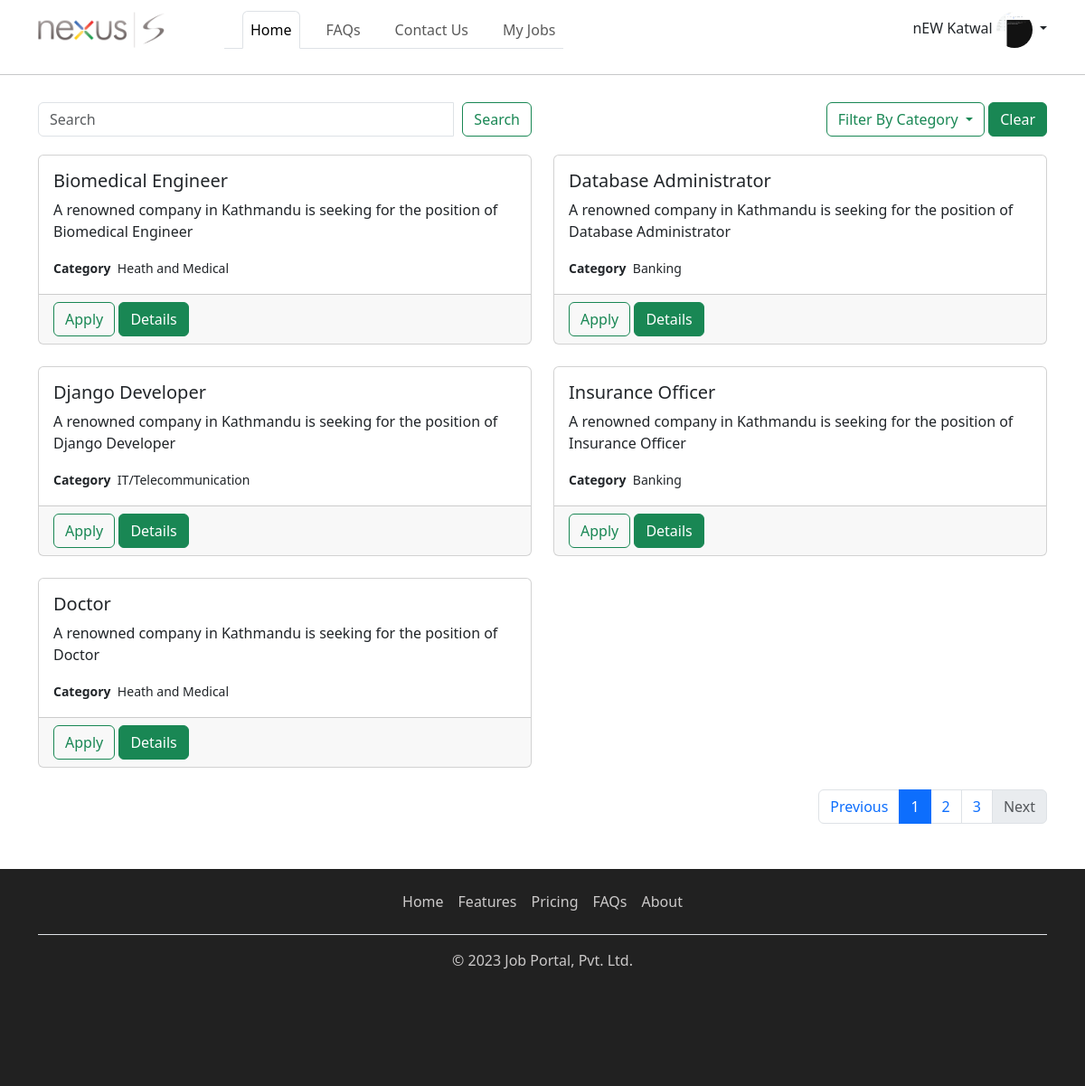
Page / (signed in) on the committed database.
### apps/account/models.py (models this page shows, shortened)
class User(AbstractUser):
    username = models.CharField(default=uuid.uuid4, max_length=100, blank=True, unique=True)
    email = models.EmailField(unique=True)
    middle_name=models.CharField(max_length=50, blank=True,null=True)
    account_activated = models.BooleanField(default=False)
    USERNAME_FIELD = "email"
    REQUIRED_FIELDS=["username"]

class UserProfile(BaseModel):
    user = models.OneToOneField(User, on_delete=models.CASCADE)
    profile_picture = models.FileField(null=True, blank=True, upload_to='profile_pictures')
    phone_number = models.CharField(max_length=14)
    address = models.CharField(max_length=50)
    about_me = models.TextField(max_length=1000)
    resume = models.FileField(null=True, blank=True, upload_to='resumes')

### apps/core/models.py (models this page shows, shortened)
class Job(BaseModel):
    title = models.CharField(max_length=50)
    description = models.CharField(max_length=100)
    category = models.ForeignKey(Category, on_delete=models.CASCADE, related_name="category_jobs")
    application_deadline = models.DateField()
    is_active = models.BooleanField(default=False)

class Category(BaseModel):
    title = models.CharField(max_length=50)
    class Meta:
        verbose_name_plural = "Categories"

### apps/core/views.py (the view)
# urls.py: path('', HomeView.as_view(), name='home'),
class HomeView(ListView):
    template_name = 'core/home.html'
    pagination_class = CustomPagination
    queryset = Job.objects.filter(is_active=True)
    def get_queryset(self):
        category=self.request.GET.get('category')
        search=self.request.GET.get("search")
        filter_dict={"is_active":True}
        exclude=dict()
        if self.request.user.is_authenticated:
            exclude.update(job_application__user=self.request.user)
        if category:
            filter_dict.update(category__uuid=category)
        if search:
            filter_dict.update(title__icontains=search)
        return Job.objects.filter(**filter_dict).exclude(**exclude).order_by('id') # ** makes dynamic filter
    def get_pagination(self):
        return self.pagination_class()
    def get_context_data(self, **kwargs):
        context = super().get_context_data(**kwargs)
        context['title'] = 'Home'
        pagination = self.get_pagination()
        qs = pagination.get_paginated_qs(view=self)
        nested_qs = pagination.get_nested_pagination(qs, nested_size=2)
        context['job_lists'] = nested_qs
        context['categories']=Category.objects.all()
        context['base_ur']=get_base_url(request=self.request)
        page_number,page_str=pagination.get_current_page(view=self)
        context[page_str]='active'
        context['next_page']=page_number+1
        context['prev_page']=page_number-1
        if page_number>= pagination.get_last_page(view=self):
            context['next']='disabled'
        if page_number<=1:
            context['previous']='disabled'
        context['home_active']='active'
        return context

### apps/commons/utils.py (called while the page is built)
def get_base_url(request):
    return "".join([f'{request.scheme}://',f'{request.get_host()}/'])

### apps/core/pagination.py (called while the page is built, shortened)
    def get_last_page(self, view):
        quotient = view.get_queryset().count() / self.limit
        if isinstance(quotient, float):
            last_page = int(quotient) + 1
        else:
            last_page = quotient
        return last_page

    def get_pagination_indexes(self, view):
        page_number = view.request.GET.get("page")
        return self.start, self.limit

    def get_paginated_qs(self, view):
        start, end = self.get_pagination_indexes(view)
        return view.get_queryset()[start: end]

    @staticmethod
    def get_current_page(view):
        page = view.request.GET.get('page')
        default_active = "one"
        return 1, default_active

    @staticmethod
    def get_nested_pagination(qs, nested_size): # [obj1, obj2, obj3, obj4]
        all_data = []
        each_data = list()
        for index, each in enumerate(qs, start=1):
            each_data.append(each)
            if index % nested_size == 0:
                all_data.append(each_data)
                each_data = list()
        if each_data:
            all_data.append(each_data)
        return all_data #  [[obj1, obj2], []]

### templates/core/home.html (shortened to what this page needs)
{% extends 'layouts/base_home.html' %}
{% block in_content %}
    <div class="row" style="margin-bottom: 20px">
        <div class="col-md-6">
            <form class="my-2 my-lg-0 input-group" method="get" action="#">
                <input name="search" class="form-control mr-sm-2" type="search" placeholder="Search"
                       aria-label="Search">
                <div class="input-group-append">
                    <button style="margin-left: 10px" class="btn btn-outline-success my-2 my-sm-0" type="submit">
                        Search
                    </button>
                </div>
            </form>
        </div>
        <div class="col-md-6">
            <div class="dropdown" style="float: right">
                <button class="btn btn-outline-success dropdown-toggle" type="button" id="dropdownMenuButton"
                        data-toggle="dropdown" aria-haspopup="true" aria-expanded="false">
                    Filter By Category
                </button>
                <a href="{% url 'home' %}" class="btn btn-success">Clear</a>
            </div>
        </div>
    </div>
    {% for jobs in job_lists %}
        <div class="row">
            {% for job in jobs %}
                <div class="col-sm-6">
                    <div class="card" style="min-height: 210px">
                        <div class="card-body">
                            <h5 class="card-title">{{ job.title}}</h5>
                            <p class="card-text">A renowned company in Kathmandu is seeking for the position
                                of {{ job.title }}</p>
                            <small class="card-text"><b>Category</b>&nbsp&nbsp{{ job.category.title }}</small><br>
                        </div>
                        <div class="card-footer text-muted">
                            {% if request.user.is_authenticated %}
                                <button type="button" class="btn btn-outline-success" data-toggle="modal"
                                        data-target="#JobConfirmation{{ job.id }}">
                                    Apply
                                </button>
                            {% else %}
                                <a href="#" onclick="login_required()" class="btn btn-outline-success">Apply</a>
                            {% endif %}
                            <a href="{% url 'job_detail' job.uuid %}" class="btn btn-success">Details</a>
                        </div>
                    </div>
                </div>
            {% endfor %}
        </div>
        <br>
    {% endfor %}
    {% include 'includes/pagination.html' %}
{% endblock %}

### templates/includes/nav.html (shortened to what this page needs)
{% load static %}
<nav class="navbar navbar-expand-lg navbar-light" style="background-color: white">
    <div class="container">
        <a class="navbar-brand" href="{% url 'home' %}">
            <img src="{% static 'core/logo.png' %}" style="height: 40px; width: 140px">
        </a>
        <div class="collapse navbar-collapse" id="navbarTogglerDemo03">
            <ul class="navbar-nav nav-tabs me-auto mb-2 mb-lg-0" style="margin-left: 50px">
                <li class="nav-item" style="margin-left: 20px">
                    <a class="nav-link {{ home_active }}" href="{% url 'home' %}">Home</a>
                </li>
                <li class="nav-item" style="margin-left: 20px">
                    <a class="nav-link {{ faqs_active }}" href="#">FAQs</a>
                </li>
                <li class="nav-item" style="margin-left: 20px">
                    <a class="nav-link {{ contact_active }}" href="#">Contact Us</a>
                </li>
                {% if request.user.is_authenticated %}
                    <li class="nav-item" style="margin-left: 20px">
                        <a class="nav-link {{ my_jobs_active }}" href="#">My Jobs</a>
                    </li>
                {% endif %}
            </ul>
            {% if not request.user.is_authenticated %}
                <div>
                    <a href="{% url 'user_login' %}" class="btn btn-outline-success" style="width: 150px">Login</a>
                    <a href="{% url 'user_registration' %}" type="button" class="btn btn-success" style="width: 150px">Register</a>
                </div>
            {% else %}
                <div class="dropdown show">
                    <a class="nav-link dropdown-toggle" href="#" id="navbarProfileDropdown" role="button"
                       data-toggle="dropdown" aria-haspopup="true" aria-expanded="false">
                        {% if request.user.get_full_name %}
                            {{ request.user.get_full_name }}
                        {% else %}
                            {{ request.user.email }}
                        {% endif %}
                        {% if request.user.userprofile.profile_picture %}
                            <img src="{{ request.user.userprofile.profile_picture.url }}"
                                 style="height: 40px; width: 40px; border-radius: 50%">
                        {% else %}
                            <img src="{% static 'account/dummy.png' %}" style="height: 40px; width: 40px">
                        {% endif %}
                    </a>
                </div>
            {% endif %}
        </div>
    </div>
</nav>

### rows in the picture
User: user.get_full_name "nEW Katwal", user.userprofile.profile_picture (picture)
Job: title "Biomedical Engineer", category "Heath and Medical"
Job: title "Database Administrator", category "Banking"
Job: title "Django Developer", category "IT/Telecommunication"
Job: title "Insurance Officer", category "Banking"
Job: title "Doctor", category "Heath and Medical"
